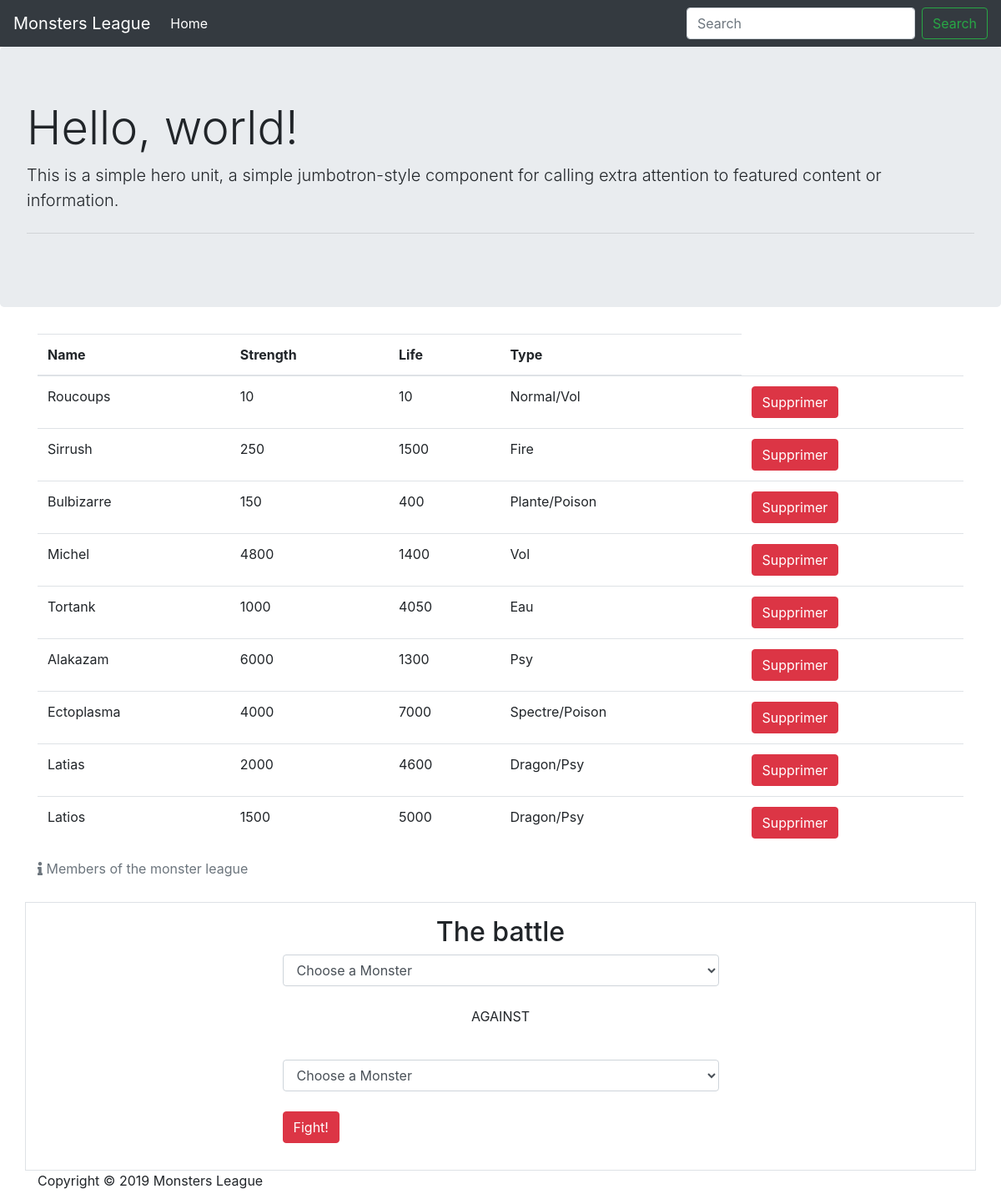
The page / on the database its author committed.
### tables this page shows
CREATE TABLE IF NOT EXISTS `monsters` (
  `Name` varchar(25) NOT NULL,
  `Strength` int(50) NOT NULL,
  `Life` int(50) NOT NULL,
  `Type` varchar(25) NOT NULL
);

### functions.php (called while the page is built, shortened)
<?php
require __DIR__ . '/monster.php';
function getMonsters()
{
    try
    {
        $bdd = new PDO('mysql:host=localhost;dbname=monster','root','');
    } catch (Exception $e)
    {
        die("Erreur".$e);
    }
    $query = $bdd->query('SELECT * FROM monsters');
    while($donnees = $query->fetch()){
        $monstersTemporaire = new Monster($donnees['Name'],$donnees['Strength'],$donnees['Life'],$donnees['Type']);
        $monstersTab[] = $monstersTemporaire;
    }
    return $monstersTab;
}

### monster.php (called while the page is built)
<?php
class monster {
	private $name ;
	private $strength;
	private $life;
	private $type;
	function __construct($name,$strength, $life, $type){
		$this->name = $name;
		$this->strength = $strength;
		$this->life = $life;
		$this->type = $type;
	}
	function getName(){
		return $this->name;
	}
	function getStrength(){
		return $this->strength;
	}
	function getLife(){
		return $this->life;
	}
	function getType(){
		return $this->type;
	}
}

### index.php (the view, shortened to what this page needs)
<?php
require __DIR__ . '/functions.php';
$monsters = getMonsters();
?>
<!DOCTYPE html>
<html lang="fr">
    <head>
        <link rel="stylesheet" href="bootstrap-4.1.3-dist/css/bootstrap.min.css">
        <link rel="stylesheet" href="https://use.fontawesome.com/releases/v5.6.3/css/all.css">
    </head>
    <body>
        <nav class="navbar navbar-expand-lg navbar-dark bg-dark">
            <a class="navbar-brand" href="#">Monsters League</a>
            <div class="collapse navbar-collapse" id="navbarSupportedContent">
                <ul class="navbar-nav mr-auto">
                    <li class="nav-item active">
                        <a class="nav-link" href="#">Home <span class="sr-only">(current)</span></a>
                    </li>
                </ul>
                <form class="form-inline my-2 my-lg-0">
                    <input class="form-control mr-sm-2" type="search" placeholder="Search" aria-label="Search">
                    <button class="btn btn-outline-success my-2 my-sm-0" type="submit">Search</button>
                </form>
            </div>
        </nav>
        <div class="jumbotron">
            <h1 class="display-4">Hello, world!</h1>
            <p class="lead">This is a simple hero unit, a simple jumbotron-style component for calling extra attention to featured content or information.</p>
            <hr class="my-4">
        </div>
        <div class="container">
            <table class="table table-hover">
                <caption><i class="fas fa-info"></i> Members of the monster league</caption>
                <thead>
                    <tr>
                        <th>Name</th>
                        <th>Strength</th>
                        <th>Life</th>
                        <th>Type</th>
                    </tr>
                </thead>
                <tbody>
                    <?php foreach ($monsters as $monster) { ?>
                        <tr>
                            <td><?php echo $monster->getName(); ?></td>
                            <td><?php echo $monster->getStrength(); ?></td>
                            <td><?php echo $monster->getLife(); ?></td>
                            <td><?php echo $monster->getType(); ?></td>
                            <td> <a class="btn btn-danger" href="delete.php?nameMonster=<?php echo $monster->getName(); ?>"> Supprimer</a></td>
                        </tr>
                    <?php } ?>
                </tbody>
            </table>
            <div class="row border p-3">
                <div class="form-group col-md-6 offset-md-3">
                    <form method="POST" action="fight.php">
                        <h2 class="text-center">The battle</h2>
                        <select class=" form-control" name="first_monster_name">
                            <option value="">Choose a Monster</option>
                        </select>
                        <br>
                        <p class="text-center">AGAINST</p>
                        <br>
                        <select class="form-control" name="second_monster_name">
                            <option value="">Choose a Monster</option>
                        </select>
                        <br>
                        <button class="btn btn-md btn-danger center-block" type="submit">Fight!</button>
                    </form>
                </div>
            </div>
        </div>
        <footer>
            <div class="container">
                <p>Copyright © 2019 Monsters League</p>
            </div>
        </footer>
    </body>
</html>

### rows shown on the page
monsters: Name "Roucoups", Strength "10", Life "10", Type "Normal/Vol"
monsters: Name "Sirrush", Strength "250", Life "1500", Type "Fire"
monsters: Name "Bulbizarre", Strength "150", Life "400", Type "Plante/Poison"
monsters: Name "Michel", Strength "4800", Life "1400", Type "Vol"
monsters: Name "Tortank", Strength "1000", Life "4050", Type "Eau"
monsters: Name "Alakazam", Strength "6000", Life "1300", Type "Psy"
monsters: Name "Ectoplasma", Strength "4000", Life "7000", Type "Spectre/Poison"
monsters: Name "Latias", Strength "2000", Life "4600", Type "Dragon/Psy"
monsters: Name "Latios", Strength "1500", Life "5000", Type "Dragon/Psy"
